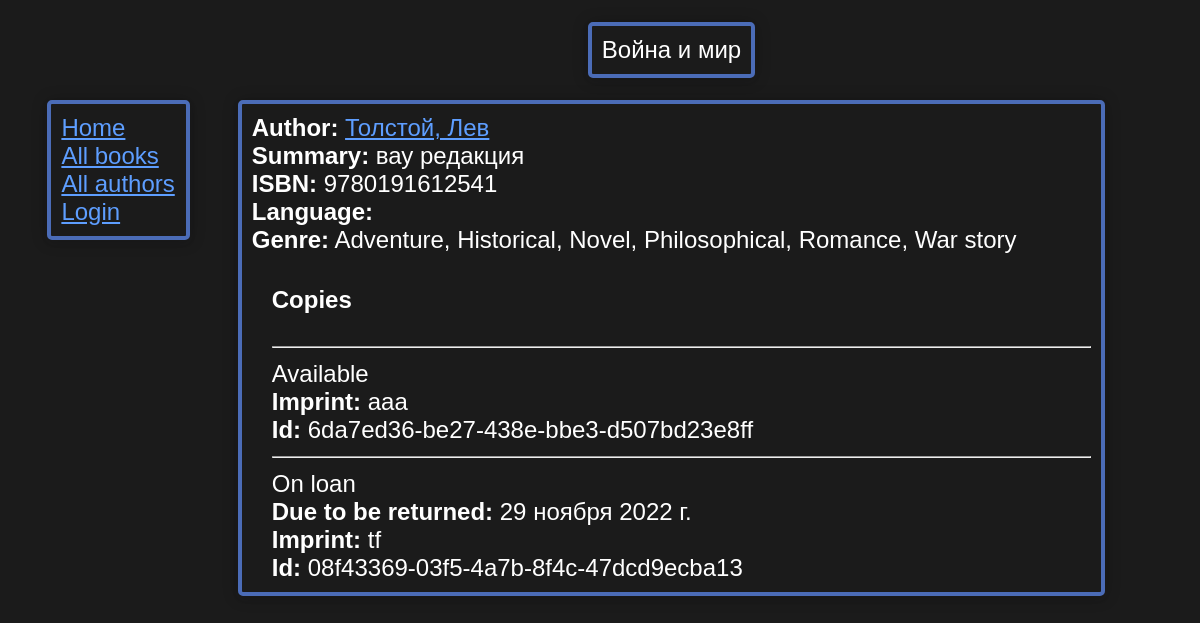
Before: /catalog/book/1 with the older database file.
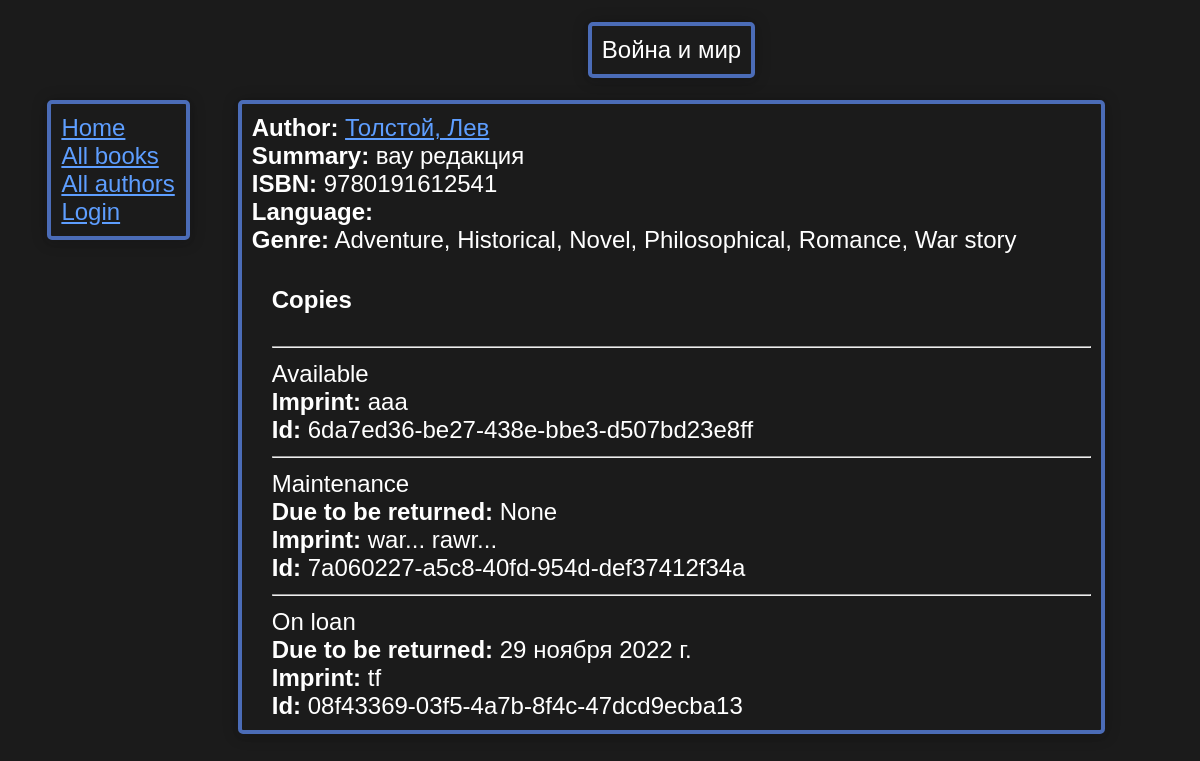
After: the same page with the newer database file.
### catalog/models.py (models this page shows, shortened)
class BookInstance(models.Model):
    id = models.UUIDField(primary_key=True, default=uuid.uuid4, help_text='Unique ID for this particular book across whole library')
    book = models.ForeignKey('Book', on_delete=models.RESTRICT, null=True)
    lang = models.ForeignKey('Language', on_delete=models.PROTECT, null=True)
    imprint = models.CharField(max_length=200)
    due_back = models.DateField(null=True, blank=True)
    borrower = models.ForeignKey(User, on_delete=models.SET_NULL, null=True, blank=True)
    LOAN_STATUS = (
        ('m', 'Maintenance'),
        ('o', 'On loan'),
        ('a', 'Available'),
        ('r', 'Reserved'),
    )
    status = models.CharField(
        max_length=1,
        choices=LOAN_STATUS,
        blank=True,
        default='m',
        help_text='Book availability',
    )
    def display_title(self):
        """Create a string for the Genre. This is required to display genre in Admin."""
        return self.book.title
    display_title.short_description = 'Title'
    class Meta:
        ordering = ['due_back']

### catalog/views.py (the view)
# urls.py: path('book/<int:pk>', views.BookDetailView.as_view(), name='book-detail'),
class BookDetailView(generic.DetailView):
    model = Book

### catalog/models.py (called while the page is built)
    def __str__(self):
        return self.name

    def __str__(self):
        return f'{self.last_name}, {self.first_name}'

### catalog/templates/catalog/book_detail.html (shortened to what this page needs)
{% extends "base_generic.html" %}
{% block title %}
    {% load static %}
{% endblock %}
{% block content %}
<div class="content-head"><p>{{ book.title }}</p></div>
<div class="content-main">
    <p><strong>Author:</strong> <a href="">{{ book.author }}</a></p>
    <p><strong>Summary:</strong> {{ book.summary }}</p>
    <p><strong>ISBN:</strong> {{ book.isbn }}</p>
    <p><strong>Language:</strong> {{ book.language }}</p>
    <p><strong>Genre:</strong> {{ book.genre.all|join:", " }}</p>
    <div style="margin-left:20px;margin-top:20px">
        <h4>Copies</h4>
        {% for copy in book.bookinstance_set.all %}
            <hr>
            <p class="{% if copy.status == 'a' %}text-success{% elif copy.status == 'm' %}text-danger{% else %}text-warning{% endif %}">
                {{ copy.get_status_display }}
            </p>
            {% if copy.status != 'a' %}
                <p><strong>Due to be returned:</strong> {{ copy.due_back }}</p>
            {% endif %}
            <p><strong>Imprint:</strong> {{ copy.imprint }}</p>
            <p class="text-muted"><strong>Id:</strong> {{ copy.id }}</p>
        {% endfor %}
    </div>
</div>
{% endblock %}

Changed rows visible on the page:
added BookInstance: status "Maintenance", due_back "None", imprint "war... rawr...", id "7a060227-a5c8-40fd-954d-def37412f34a"
